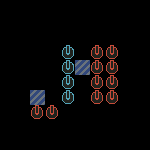

Rendered tile map (Tiled .tmx) drawn with the repository's tilesets; below, a short description and the full map source, tile grids included:
An orthogonal 10x10 tile map with 15x15 px tiles, 1 tile layer (Layer2).

<map version="1.0" tiledversion="1.0.3" orientation="orthogonal" renderorder="right-down" width="10" height="10" tilewidth="15" tileheight="15" nextobjectid="7">
 <tileset firstgid="1" source="tileset.tsx" />
 <layer name="Layer2" width="10" height="10">
  <data encoding="csv">
0,0,0,0,0,0,0,0,0,0,
0,0,0,0,0,0,0,0,0,0,
0,0,0,0,0,0,0,0,0,0,
0,0,0,0,6,0,2147483653,2147483653,0,0,
0,0,0,0,6,4,2147483653,2147483653,0,0,
0,0,0,0,6,0,2147483653,2147483653,0,0,
0,0,4,0,6,0,2147483653,2147483653,0,0,
0,0,2147483653,2147483653,0,0,0,0,0,0,
0,0,0,0,0,0,0,0,0,0,
0,0,0,0,0,0,0,0,0,0
</data>
 </layer>
 <objectgroup name="Entity" />
</map>
